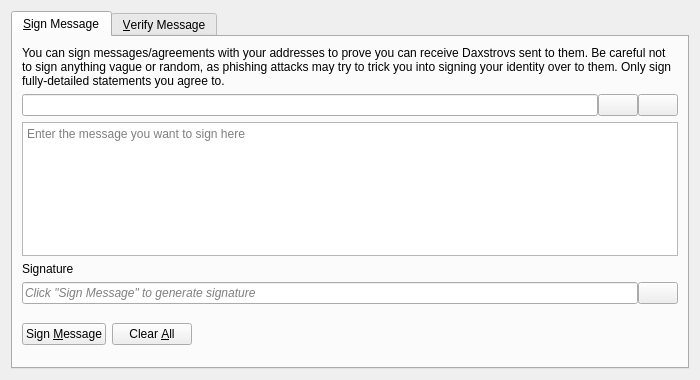
<?xml version="1.0" encoding="UTF-8"?>
<ui version="4.0">
 <class>SignVerifyMessageDialog</class>
 <widget class="QDialog" name="SignVerifyMessageDialog">
  <property name="geometry">
   <rect>
    <x>0</x>
    <y>0</y>
    <width>700</width>
    <height>380</height>
   </rect>
  </property>
  <property name="windowTitle">
   <string>Signatures - Sign / Verify a Message</string>
  </property>
  <property name="modal">
   <bool>true</bool>
  </property>
  <layout class="QVBoxLayout" name="verticalLayout">
   <item>
    <widget class="QTabWidget" name="tabWidget">
     <property name="currentIndex">
      <number>0</number>
     </property>
     <widget class="QWidget" name="tabSignMessage">
      <attribute name="title">
       <string>&amp;Sign Message</string>
      </attribute>
      <layout class="QVBoxLayout" name="verticalLayout_SM">
       <item>
        <widget class="QLabel" name="infoLabel_SM">
         <property name="text">
          <string>You can sign messages/agreements with your addresses to prove you can receive Daxstrovs sent to them. Be careful not to sign anything vague or random, as phishing attacks may try to trick you into signing your identity over to them. Only sign fully-detailed statements you agree to.</string>
         </property>
         <property name="textFormat">
          <enum>Qt::PlainText</enum>
         </property>
         <property name="wordWrap">
          <bool>true</bool>
         </property>
        </widget>
       </item>
       <item>
        <layout class="QHBoxLayout" name="horizontalLayout_1_SM">
         <property name="spacing">
          <number>0</number>
         </property>
         <item>
          <widget class="QValidatedLineEdit" name="addressIn_SM">
           <property name="toolTip">
            <string>The Daxstrov address to sign the message with</string>
           </property>
          </widget>
         </item>
         <item>
          <widget class="QPushButton" name="addressBookButton_SM">
           <property name="toolTip">
            <string>Choose previously used address</string>
           </property>
           <property name="text">
            <string/>
           </property>
           <property name="icon">
            <iconset resource="../bitcoin.qrc">
             <normaloff>:/icons/address-book</normaloff>:/icons/address-book</iconset>
           </property>
           <property name="shortcut">
            <string>Alt+A</string>
           </property>
           <property name="autoDefault">
            <bool>false</bool>
           </property>
          </widget>
         </item>
         <item>
          <widget class="QPushButton" name="pasteButton_SM">
           <property name="toolTip">
            <string>Paste address from clipboard</string>
           </property>
           <property name="text">
            <string/>
           </property>
           <property name="icon">
            <iconset resource="../bitcoin.qrc">
             <normaloff>:/icons/editpaste</normaloff>:/icons/editpaste</iconset>
           </property>
           <property name="shortcut">
            <string>Alt+P</string>
           </property>
           <property name="autoDefault">
            <bool>false</bool>
           </property>
          </widget>
         </item>
        </layout>
       </item>
       <item>
        <widget class="QPlainTextEdit" name="messageIn_SM">
         <property name="toolTip">
          <string>Enter the message you want to sign here</string>
         </property>
         <property name="placeholderText">
          <string>Enter the message you want to sign here</string>
         </property>
        </widget>
       </item>
       <item>
        <widget class="QLabel" name="signatureLabel_SM">
         <property name="text">
          <string>Signature</string>
         </property>
         <property name="textFormat">
          <enum>Qt::PlainText</enum>
         </property>
        </widget>
       </item>
       <item>
        <layout class="QHBoxLayout" name="horizontalLayout_2_SM">
         <property name="spacing">
          <number>0</number>
         </property>
         <item>
          <widget class="QLineEdit" name="signatureOut_SM">
           <property name="placeholderText">
            <string>Click "Sign Message" to generate signature</string>
           </property>
           <property name="font">
            <font>
             <italic>true</italic>
            </font>
           </property>
           <property name="readOnly">
            <bool>true</bool>
           </property>
          </widget>
         </item>
         <item>
          <widget class="QPushButton" name="copySignatureButton_SM">
           <property name="toolTip">
            <string>Copy the current signature to the system clipboard</string>
           </property>
           <property name="text">
            <string/>
           </property>
           <property name="icon">
            <iconset resource="../bitcoin.qrc">
             <normaloff>:/icons/editcopy</normaloff>:/icons/editcopy</iconset>
           </property>
           <property name="autoDefault">
            <bool>false</bool>
           </property>
          </widget>
         </item>
        </layout>
       </item>
       <item>
        <layout class="QHBoxLayout" name="horizontalLayout_3_SM">
         <item>
          <widget class="QPushButton" name="signMessageButton_SM">
           <property name="toolTip">
            <string>Sign the message to prove you own this Daxstrov address</string>
           </property>
           <property name="text">
            <string>Sign &amp;Message</string>
           </property>
           <property name="icon">
            <iconset resource="../bitcoin.qrc">
             <normaloff>:/icons/edit</normaloff>:/icons/edit</iconset>
           </property>
           <property name="autoDefault">
            <bool>false</bool>
           </property>
          </widget>
         </item>
         <item>
          <widget class="QPushButton" name="clearButton_SM">
           <property name="toolTip">
            <string>Reset all sign message fields</string>
           </property>
           <property name="text">
            <string>Clear &amp;All</string>
           </property>
           <property name="icon">
            <iconset resource="../bitcoin.qrc">
             <normaloff>:/icons/remove</normaloff>:/icons/remove</iconset>
           </property>
           <property name="autoDefault">
            <bool>false</bool>
           </property>
          </widget>
         </item>
         <item>
          <spacer name="horizontalSpacer_1_SM">
           <property name="orientation">
            <enum>Qt::Horizontal</enum>
           </property>
           <property name="sizeHint" stdset="0">
            <size>
             <width>40</width>
             <height>48</height>
            </size>
           </property>
          </spacer>
         </item>
         <item>
          <widget class="QLabel" name="statusLabel_SM">
           <property name="font">
            <font>
             <weight>75</weight>
             <bold>true</bold>
            </font>
           </property>
           <property name="text">
            <string/>
           </property>
           <property name="wordWrap">
            <bool>true</bool>
           </property>
          </widget>
         </item>
         <item>
          <spacer name="horizontalSpacer_2_SM">
           <property name="orientation">
            <enum>Qt::Horizontal</enum>
           </property>
           <property name="sizeHint" stdset="0">
            <size>
             <width>40</width>
             <height>48</height>
            </size>
           </property>
          </spacer>
         </item>
        </layout>
       </item>
      </layout>
     </widget>
     <widget class="QWidget" name="tabVerifyMessage">
      <attribute name="title">
       <string>&amp;Verify Message</string>
      </attribute>
      <layout class="QVBoxLayout" name="verticalLayout_VM">
       <item>
        <widget class="QLabel" name="infoLabel_VM">
         <property name="text">
          <string>Enter the receiver's address, message (ensure you copy line breaks, spaces, tabs, etc. exactly) and signature below to verify the message. Be careful not to read more into the signature than what is in the signed message itself, to avoid being tricked by a man-in-the-middle attack. Note that this only proves the signing party receives with the address, it cannot prove sendership of any transaction!</string>
         </property>
         <property name="textFormat">
          <enum>Qt::PlainText</enum>
         </property>
         <property name="alignment">
          <set>Qt::AlignLeading|Qt::AlignLeft|Qt::AlignTop</set>
         </property>
         <property name="wordWrap">
          <bool>true</bool>
         </property>
        </widget>
       </item>
       <item>
        <layout class="QHBoxLayout" name="horizontalLayout_1_VM">
         <property name="spacing">
          <number>0</number>
         </property>
         <item>
          <widget class="QValidatedLineEdit" name="addressIn_VM">
           <property name="toolTip">
            <string>The Daxstrov address the message was signed with</string>
           </property>
          </widget>
         </item>
         <item>
          <widget class="QPushButton" name="addressBookButton_VM">
           <property name="toolTip">
            <string>Choose previously used address</string>
           </property>
           <property name="text">
            <string/>
           </property>
           <property name="icon">
            <iconset resource="../bitcoin.qrc">
             <normaloff>:/icons/address-book</normaloff>:/icons/address-book</iconset>
           </property>
           <property name="shortcut">
            <string>Alt+A</string>
           </property>
           <property name="autoDefault">
            <bool>false</bool>
           </property>
          </widget>
         </item>
        </layout>
       </item>
       <item>
        <widget class="QPlainTextEdit" name="messageIn_VM">
          <property name="toolTip">
            <string>The signed message to verify</string>
          </property>
          <property name="placeholderText">
            <string>The signed message to verify</string>
          </property>
        </widget>
       </item>
       <item>
        <widget class="QValidatedLineEdit" name="signatureIn_VM">
          <property name="toolTip">
            <string>The signature given when the message was signed</string>
          </property>
          <property name="placeholderText">
            <string>The signature given when the message was signed</string>
          </property>
        </widget>
       </item>
       <item>
        <layout class="QHBoxLayout" name="horizontalLayout_2_VM">
         <item>
          <widget class="QPushButton" name="verifyMessageButton_VM">
           <property name="toolTip">
            <string>Verify the message to ensure it was signed with the specified Daxstrov address</string>
           </property>
           <property name="text">
            <string>Verify &amp;Message</string>
           </property>
           <property name="icon">
            <iconset resource="../bitcoin.qrc">
             <normaloff>:/icons/transaction_0</normaloff>:/icons/transaction_0</iconset>
           </property>
           <property name="autoDefault">
            <bool>false</bool>
           </property>
          </widget>
         </item>
         <item>
          <widget class="QPushButton" name="clearButton_VM">
           <property name="toolTip">
            <string>Reset all verify message fields</string>
           </property>
           <property name="text">
            <string>Clear &amp;All</string>
           </property>
           <property name="icon">
            <iconset resource="../bitcoin.qrc">
             <normaloff>:/icons/remove</normaloff>:/icons/remove</iconset>
           </property>
           <property name="autoDefault">
            <bool>false</bool>
           </property>
          </widget>
         </item>
         <item>
          <spacer name="horizontalSpacer_1_VM">
           <property name="orientation">
            <enum>Qt::Horizontal</enum>
           </property>
           <property name="sizeHint" stdset="0">
            <size>
             <width>40</width>
             <height>48</height>
            </size>
           </property>
          </spacer>
         </item>
         <item>
          <widget class="QLabel" name="statusLabel_VM">
           <property name="font">
            <font>
             <weight>75</weight>
             <bold>true</bold>
            </font>
           </property>
           <property name="text">
            <string/>
           </property>
           <property name="wordWrap">
            <bool>true</bool>
           </property>
          </widget>
         </item>
         <item>
          <spacer name="horizontalSpacer_2_VM">
           <property name="orientation">
            <enum>Qt::Horizontal</enum>
           </property>
           <property name="sizeHint" stdset="0">
            <size>
             <width>40</width>
             <height>48</height>
            </size>
           </property>
          </spacer>
         </item>
        </layout>
       </item>
      </layout>
     </widget>
    </widget>
   </item>
  </layout>
 </widget>
 <customwidgets>
  <customwidget>
   <class>QValidatedLineEdit</class>
   <extends>QLineEdit</extends>
   <header>qt/qvalidatedlineedit.h</header>
  </customwidget>
 </customwidgets>
 <resources>
  <include location="../bitcoin.qrc"/>
 </resources>
 <connections/>
</ui>
